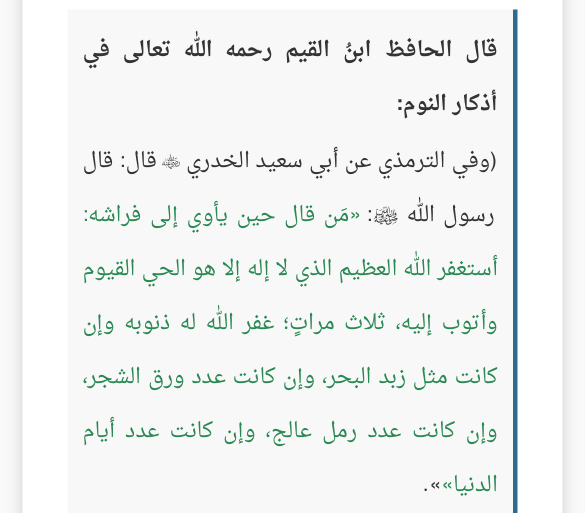
#> input picture Website/TemporaryDatabase/extracted_image.png, 1170 x 1026 px (shown at 1/2 size)
$ python ImageTextProcessing.py
#> lines starting #> are read from the running program, lines starting #| are printed output that depends on the picture; after the words box and inside, x2 and y2 are one past the last pixel; in counts of white or black regions, pixels touching at a corner belong together
import cv2
import numpy as np
import pytesseract
pytesseract.pytesseract.tesseract_cmd= r'D:/TesseractOCR/tesseract.exe'
import re
import os

TEMP_DATABASE= 'Website/TemporaryDatabase'

#Reading the uploaded image.
image_path= os.path.join(TEMP_DATABASE, 'extracted_image.png')
image= cv2.imread(image_path)
#> image is the input picture: shape (1026, 1170, 3); mean B, G, R 241.8, 242.6, 240.1

#Preprocessing the image for OCR and resizing the image to improve OCR accuracy.
image= cv2.resize(image, None, fx= 2, fy= 2, interpolation= cv2.INTER_LINEAR)
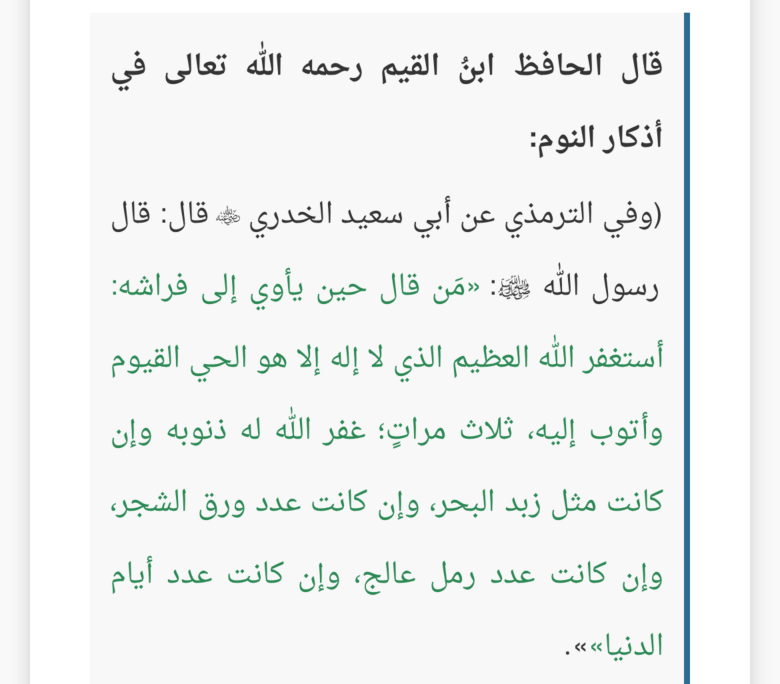
#> image: shape (2052, 2340, 3) (shown at 1/3 size); mean B, G, R 241.8, 242.6, 240.1

#Converting the image to grayscale.
gray_image= cv2.cvtColor(image, cv2.COLOR_BGR2GRAY)
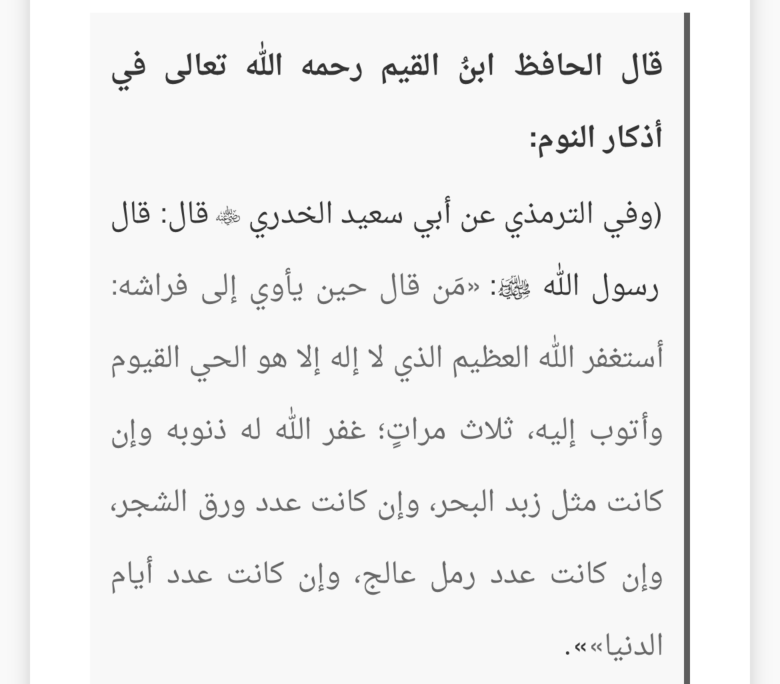
#> gray_image: shape (2052, 2340) (shown at 1/3 size); min 51, max 255, mean 241.8

#Increasing the contrast by adjusting gamma.
gamma= 1.5
adjusted= np.array(255 * (gray_image / 255) ** gamma, dtype= 'uint8')
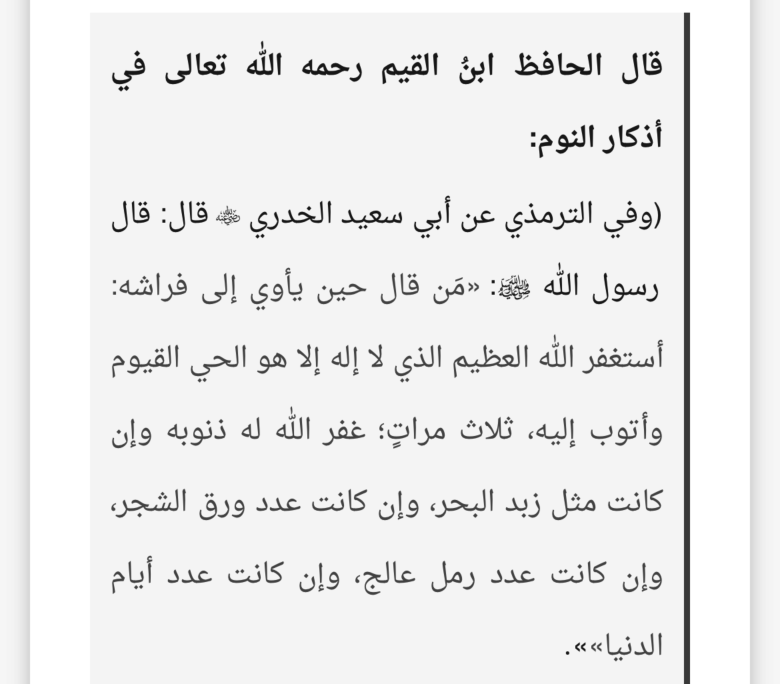
#> adjusted: shape (2052, 2340) (shown at 1/3 size); min 22, max 255, mean 236.6

#Applying Gaussian blur to reduce noise.
blurred_image= cv2.GaussianBlur(adjusted, (5, 5), 0)

#Applying Otsu's thresholding to binarize the image.
_, thresh_image= cv2.threshold(blurred_image, 0, 255, cv2.THRESH_BINARY + cv2.THRESH_OTSU)
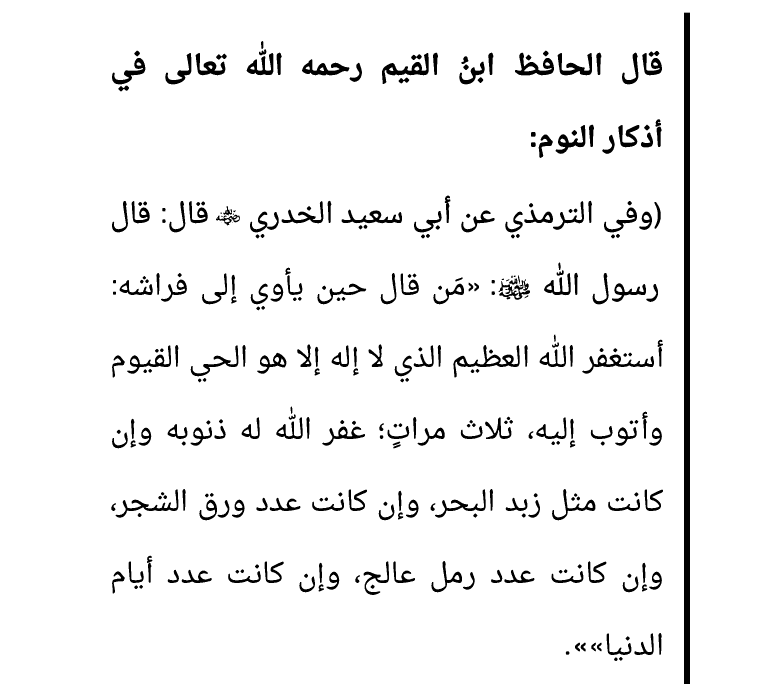
#> thresh_image: shape (2052, 2340) (shown at 1/3 size); 95.2% white; 323 black regions (6 under 20 px), largest, box (x1, y1, x2, y2) and area: (2052, 38, 2070, 2052) 36252, (1360, 1035, 1559, 1133) 3994, (1146, 159, 1286, 252) 3656

#Applying dilation to enhance the text structure.
kernel= np.ones((2, 2), np.uint8)
dilated_image= cv2.dilate(thresh_image, kernel, iterations= 1)
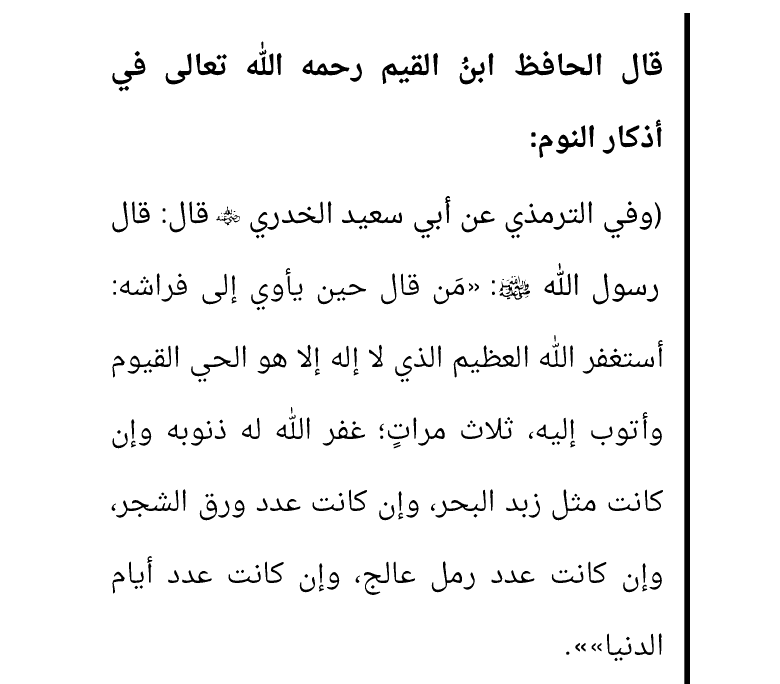
#> dilated_image: shape (2052, 2340) (shown at 1/3 size); 95.9% white; 325 black regions (13 under 20 px), largest, box (x1, y1, x2, y2) and area: (2053, 39, 2070, 2052) 34221, (1361, 1036, 1559, 1133) 3359, (1147, 160, 1286, 252) 3265

#Extract the text from the processed image.
#> (the run stopped early here; a loop or call above may not have finished)
